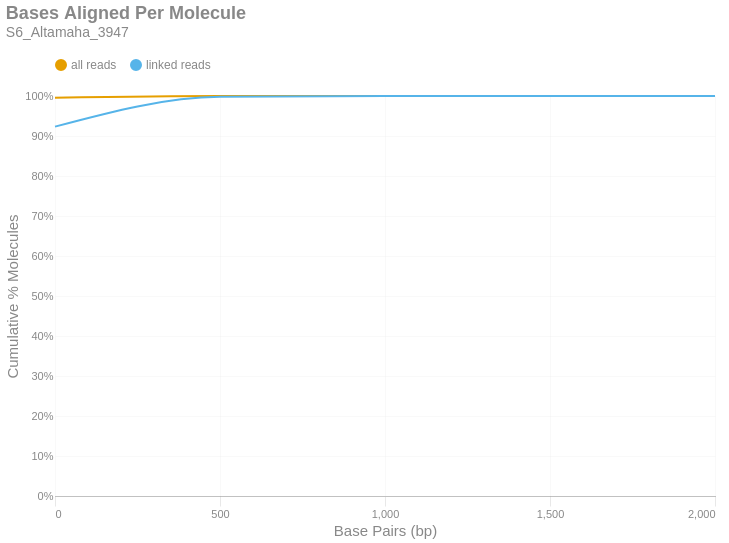

Notebook code for this chart:
### Markdown cell above
### Bases Aligned Per Molecule
This is a cumulative frequency distribution showing the number of base pairs aligned per unique molecule. These data are shown in 500 bp bins. There are two distributions: one with `all reads` (yellow) and another with only `linked reads` (blue). The percent of molecules in the `linked reads` distribution is relative to the total number of linked molecules.

### Code cell
if SKIPLR:
    print_html(f"Skipped")
else:
    binned_df = consolidated_hist(valids['aligned_bp'], mask, 500, True)
    with SafeRender(binned_df):
        (
            density_plot(binned_df, 'Bases Aligned Per Molecule', samplename, 'basesper')
            .encode(
                x=alt.X('bin:Q', title="Base Pairs (bp)").axis(tickMinStep=500).scale(padding=0),
                y=alt.Y('value:Q', title='Cumulative % Molecules')
                    .axis(format='%')
                    .scale(domain = [0,1])
                    .stack(False),
                color=alt.Color("key:N").scale(domain = ["all reads", "linked reads"]),
                tooltip = [
                    alt.Tooltip("key:N", title = "Data Type"),
                    alt.Tooltip("range_label:N", title="Bases Aligned Per Molecule"),
                    alt.Tooltip("value:Q", format = ".2%", title="% Molecules (Cum.)")
                ]
            )
        ).display()

### Figure 1 — Vega-Lite specification as saved in the notebook (floating-point values rounded to 4 significant figures)
{"width": "container", "height": 400, "config": {"title": {"anchor": "start", "dy": -15, "fontSize": 18, "color": "#888888", "subtitleColor": "#888888", "subtitleFontSize": 14}, "arc": {"fill": "#0072B2"}, "axis": {"domainColor": "#888888", "domainWidth": 0.5, "gridWidth": 0.2, "grid": false, "titleFontWeight": 400, "titleFontSize": 15, "labelFontSize": 11, "labelColor": "#888888", "tickColor": "#888888", "tickWidth": 0.2, "titleColor": "#888888"}, "axisBand": {"grid": false}, "axisX": {"grid": true, "tickSize": 10, "domainCap": "round"}, "axisY": {"domain": false, "grid": true, "tickSize": 0, "domainCap": "round"}, "background": "transparent", "header": {"labelFontSize": 15, "labelColor": "#888888", "titleFontSize": 15, "titleFontWeight": 600, "titleColor": "#888888"}, "legend": {"labelFont": "sans-serif", "labelFontSize": 12, "labelColor": "#888888", "symbolSize": 100, "symbolType": "circle", "titleFontSize": 12, "titlePadding": 10, "titleColor": "#888888", "title": null, "orient": "top"}, "range": {"category": ["#E69F00", "#56B4E9", "#009E73", "#F0E442", "#0072B2", "#D55E00", "#CC79A7", "#000000"], "diverging": ["#cfe8f3", "#a2d4ec", "#73bfe2", "#46abdb", "#1696d2", "#12719e"]}, "area": {"fill": "#0072B2", "fillOpacity": 0.7, "line": true, "strokeOpacity": 0.7}, "line": {"color": "#0072B2", "stroke": "#0072B2", "strokeWidth": 2}, "trail": {"color": "#0072B2", "stroke": "#0072B2", "strokeWidth": 0, "size": 1}, "point": {"filled": true, "fillOpacity": 1.0, "size": 95}, "text": {"color": "#888888", "fontSize": 11, "align": "right", "fontWeight": 400, "size": 11}, "bar": {"fill": "#0072B2", "stroke": null}, "view": {"stroke": null, "continuousWidth": 660, "continuousHeight": 400}}, "data": {"name": "data-2ddb71e71ca22fdf6414c9dd7953ca95"}, "mark": {"type": "line", "interpolate": "monotone", "point": {"opacity": 0, "size": 275}}, "encoding": {"color": {"field": "key", "scale": {"domain": ["all reads", "linked reads"]}, "type": "nominal"}, "tooltip": [{"field": "key", "title": "Data Type", "type": "nominal"}, {"field": "range_label", "title": "Bases Aligned Per Molecule", "type": "nominal"}, {"field": "value", "format": ".2%", "title": "% Molecules (Cum.)", "type": "quantitative"}], "x": {"axis": {"tickMinStep": 500}, "field": "bin", "scale": {"padding": 0}, "title": "Base Pairs (bp)", "type": "quantitative"}, "y": {"axis": {"format": "%"}, "field": "value", "scale": {"domain": [0, 1]}, "stack": false, "title": "Cumulative % Molecules", "type": "quantitative"}}, "params": [{"name": "param_c36ac31b6afebe62", "select": {"type": "point", "fields": ["key"]}, "bind": "legend"}], "title": {"text": "Bases Aligned Per Molecule", "subtitle": "S6_Altamaha_3947"}, "transform": [{"fold": ["all reads (cumsum)", "linked reads (cumsum)"]}, {"calculate": "replace(datum.key, ' (cumsum)', '')", "as": "key"}, {"filter": {"param": "param_c36ac31b6afebe62"}}], "usermeta": {"embedOptions": {"downloadFileName": "S6_Altamaha_3947.basesper"}}, "$schema": "https://vega.github.io/schema/vega-lite/v6.1.0.json", "datasets": {"data-2ddb71e71ca22fdf6414c9dd7953ca95": [{"bin": "0.0", "interval": "0.0-500.0", "all reads": 0.9955, "linked reads": 0.9235, "all reads (cumsum)": 0.9955, "linked reads (cumsum)": 0.9235, "range_label": "0-499"}, {"bin": "500.0", "interval": "500.0-1000.0", "all reads": 0.004363, "linked reads": 0.07447, "all reads (cumsum)": 0.9999, "linked reads (cumsum)": 0.998, "range_label": "500-999"}, {"bin": "1000.0", "interval": "1000.0-1500.0", "all reads": 0.0001322, "linked reads": 0.001928, "all reads (cumsum)": 1.0, "linked reads (cumsum)": 0.9999, "range_label": "1000-1499"}, {"bin": "1500.0", "interval": "1500.0-2000.0", "all reads": 8.083e-06, "linked reads": 0.0001028, "all reads (cumsum)": 1.0, "linked reads (cumsum)": 1.0, "range_label": "1500-1999"}, {"bin": "2000.0", "interval": "2000.0-2500.0", "all reads": 4.755e-07, "linked reads": 8.567e-06, "all reads (cumsum)": 1.0, "linked reads (cumsum)": 1.0, "range_label": "2000-2499"}]}}
